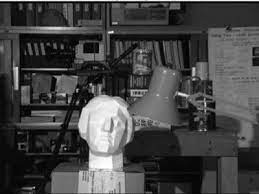
#> input picture Introduction/10-histogram/clahe_1.jpg, 259 x 194 px
$ python 10.py
#> lines starting #> are read from the running program, lines starting #| are printed output that depends on the picture
import cv2 as cv
import numpy as np
import matplotlib.pyplot as plt


# [6 lines of commented-out code are left out]

image = cv.imread('clahe_1.jpg', 0)
#> image is the input picture: shape (194, 259); min 0, max 255, mean 68.7
hist = cv.calcHist(image, [0], None, [256], [0, 256])
#> hist = 256 values, max 44 at index 237, min 0 at index 0, mean 1.01

equalize_img = cv.equalizeHist(image)
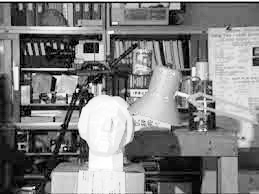
#> equalize_img: shape (194, 259); min 0, max 255, mean 127.7
hist_equalized = cv.calcHist(equalize_img, [0], None, [256], [0, 256])
#> hist_equalized = 256 values, max 78 at index 253, min 0 at index 0, mean 1.01

# create a CLAHE object (Arguments are optional).
clahe = cv.createCLAHE(clipLimit=2.0, tileGridSize=(8,8))
cl1 = clahe.apply(image)
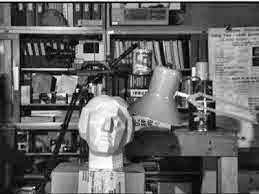
#> cl1: shape (194, 259); min 0, max 255, mean 100.3
hist_clahe = cv.calcHist(equalize_img, [0], None, [256], [0, 256])
#> hist_clahe has the same summary as hist_equalized


plt.subplot(321), plt.imshow(image, 'gray')
plt.xticks([])
plt.yticks([])
plt.subplot(322), plt.plot(hist)

plt.subplot(323), plt.imshow(equalize_img, 'gray')
plt.xticks([])
plt.yticks([])

plt.subplot(324), plt.plot(hist_equalized)

plt.subplot(325), plt.imshow(cl1, 'gray')
plt.xticks([])
plt.yticks([])

plt.subplot(326), plt.plot(hist_clahe)

plt.show()
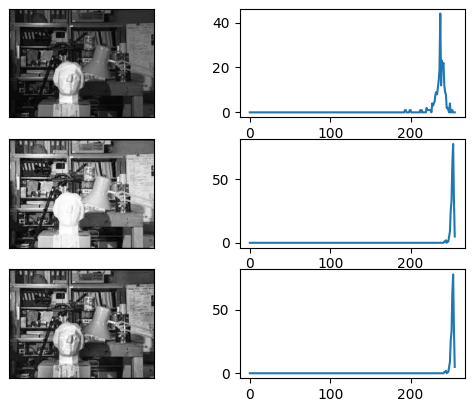
#> figure drawn by matplotlib, 6 panels; panel 2: curve peaks at x = 237, y = 44; panel 4: curve peaks at x = 253, y = 78; panel 6: curve peaks at x = 253, y = 78
